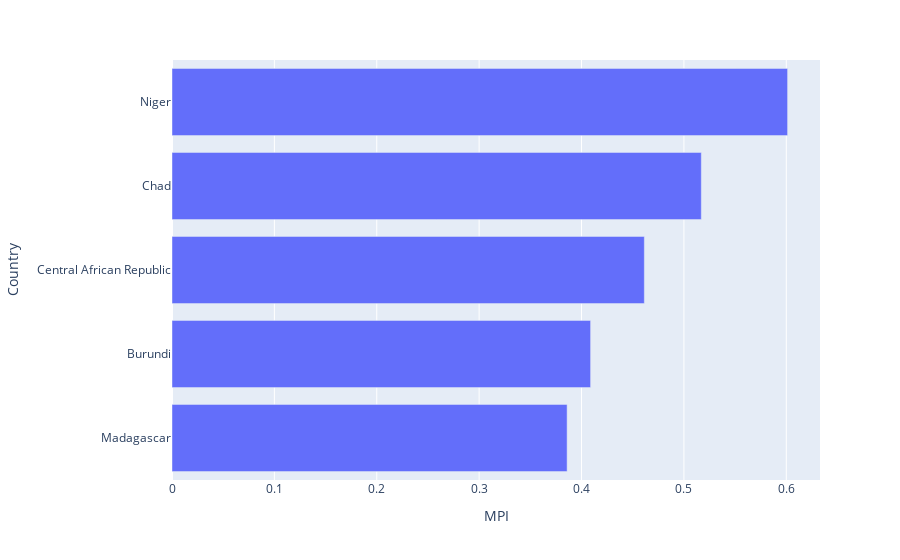

Source (notebook cell):
### Code cell
px.bar(largest_df.sort_values(by="MPI"), x= "MPI", y= "Country")

### Figure 1 — Plotly figure (JSON) as saved in the notebook; plotly's stock layout.template omitted (floating-point values rounded to 4 significant figures)
{"data": [{"alignmentgroup": "True", "hovertemplate": "MPI=%{x}<br>Country=%{y}<extra></extra>", "legendgroup": "", "marker": {"color": "#636efa", "pattern": {"shape": ""}}, "name": "", "offsetgroup": "", "orientation": "h", "showlegend": false, "textposition": "auto", "type": "bar", "x": [0.3859, 0.4089, 0.4613, 0.517, 0.6013], "xaxis": "x", "y": ["Madagascar", "Burundi", "Central African Republic", "Chad", "Niger"], "yaxis": "y"}], "layout": {"barmode": "relative", "legend": {"tracegroupgap": 0}, "margin": {"t": 60}, "xaxis": {"anchor": "y", "domain": [0, 1], "title": {"text": "MPI"}}, "yaxis": {"anchor": "x", "domain": [0, 1], "title": {"text": "Country"}}}}
